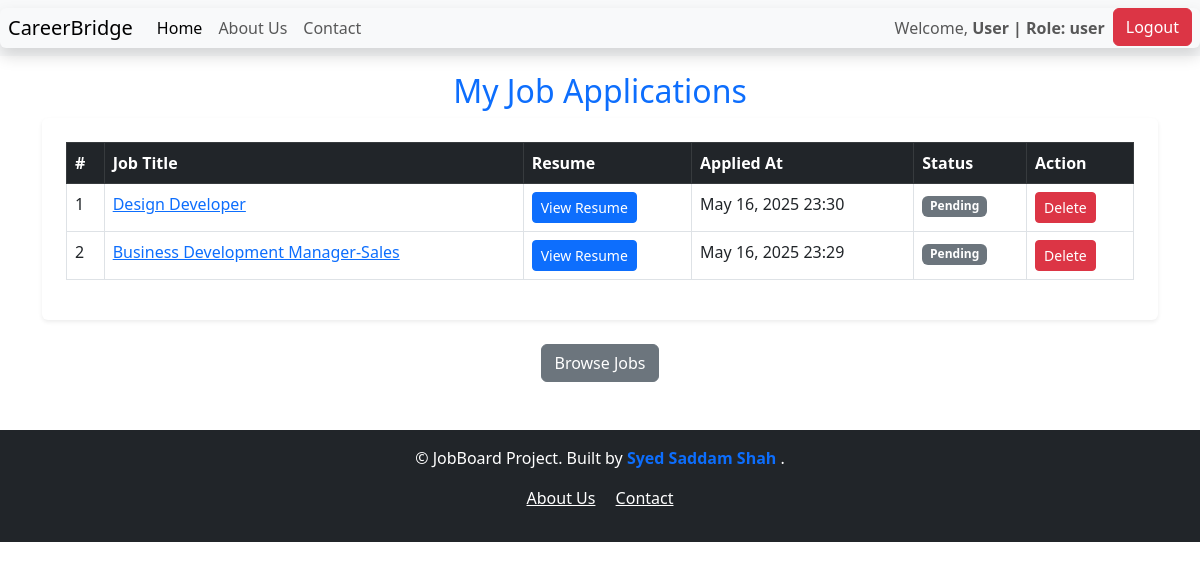
The page /my_applications/ (signed in) on the database its author committed.
### accounts/models.py (models this page shows, shortened)
class UserProfile(models.Model):
    user = models.OneToOneField(User, on_delete=models.CASCADE)
    role = models.CharField(max_length=10, choices=ROLE_CHOICES, default='user')

### job/models.py (models this page shows, shortened)
class JobApplication(models.Model):
    job = models.ForeignKey(Job, on_delete= models.CASCADE)
    user = models.ForeignKey(User, on_delete=models.CASCADE, null= True, blank=True)
    applicant_name = models.CharField(max_length= 100)
    email = models.EmailField()
    resume = models.FileField(upload_to='resumes/%Y/%m/%d/')
    cover_letter = models.TextField()
    applied_at = models.DateTimeField(auto_now_add=True)
    is_shortlisted = models.BooleanField(default=False)
    class Meta:
        ordering = ['-applied_at']
        verbose_name = 'Job Application'
        verbose_name_plural = 'Job Applications'

class Job(models.Model):
    JOB_TYPES = [
        ('Full-time', 'Full-time'),
        ('Part-time', 'Part-time'),
        ('Remote', 'Remote'),
        ('Internship', 'Internship'),
    ]
    title = models.CharField(max_length=200)
    company_name = models.CharField(max_length=200)
    description = models.TextField()
    location = models.CharField(max_length=100)
    salary = models.DecimalField(max_digits=10, decimal_places=2, null= True, blank=True)
    job_type = models.CharField(max_length=20, choices=JOB_TYPES, default='Full-time')
    date_of_posting = models.DateTimeField(auto_now_add= True)
    class Meta:
        ordering = ['-date_of_posting']
        verbose_name = 'Job Posting'
        verbose_name_plural = 'Job Postings'

### job/views.py (the view)
# urls.py: path('my_applications/', views.my_applications, name='my_applications'),
@login_required
def my_applications(request):
    applications = JobApplication.objects.filter(user=request.user)
    return render(request, 'my_applications.html', {'applications': applications})

### job/templates/my_applications.html (shortened to what this page needs)
{% extends 'base.html' %}
{% load static %}
{% block content %}
<div class="container mt-3">
    <h2 class="text-center mb-2 text-primary">My Job Applications</h2>
    {% if applications %}
    <div class="table-responsive bg-white p-4 shadow-sm rounded">
        <table class="table table-bordered table-hover">
            <thead class="table-dark">
                <tr>
                    <th>#</th>
                    <th>Job Title</th>
                    <th>Resume</th>
                    <th>Applied At</th>
                    <th>Status</th>
                    <th>Action</th>
                </tr>
            </thead>
            <tbody>
                {% for application in applications %}
                <tr>
                    <td>{{ forloop.counter }}</td>
                    <td>
                        <a href="{% url 'job_detail' application.job.id %}">
                            {{ application.job.title }}
                        </a>
                    </td>
                    <td>
                        <a href="{{ application.resume.url }}" class="btn btn-primary btn-sm" target="_blank">
                            View Resume
                        </a>
                    </td>
                    <td>{{ application.applied_at|date:"M d, Y H:i" }}</td>
                    <td>
                        {% if application.is_shortlisted %}
                            <span class="badge bg-success">Shortlisted</span>
                        {% else %}
                            <span class="badge bg-secondary">Pending</span>
                        {% endif %}
                    </td>
                    <td>
                        <form method="post" action="{% url 'delete_application' application.id %}" style="display:inline;">
                            <button type="submit" class="btn btn-danger btn-sm" onclick="return confirm('Are you sure you want to delete this application?');">
                                Delete
                            </button>
                        </form>
                    </td>
                </tr>
                {% endfor %}
            </tbody>
        </table>
    </div>
    {% else %}
    <p class="text-center text-muted">You have not applied for any jobs yet.</p>
    {% endif %}
    <div class="text-center mt-4">
        <a href="{% url 'job_list' %}" class="btn btn-secondary">Browse Jobs</a>
    </div>
</div>
{% endblock %}

### job/templates/base.html (shortened to what this page needs)
<!DOCTYPE html>
<html lang="en">
<head>
    <link rel="stylesheet" href="https://cdn.jsdelivr.net/npm/bootstrap@5.3.0/dist/css/bootstrap.min.css">
</head>
<body>
    <nav class="navbar navbar-expand-lg bg-body-tertiary position sticky-top">
        <div class="container-fluid shadow px-2  bg-body-tertiary rounded position-sticky">
            <a class="navbar-brand " href="/"> <img src="" alt="">CareerBridge</a>
            <div class="collapse navbar-collapse" id="navbarNav">
                <ul class="navbar-nav">
                    <li class="nav-item">
                        <a class="nav-link active" aria-current="page" href="/">Home</a>
                    </li>
                    <li class="nav-item">
                        <a class="nav-link" href="{% url 'about_us' %}">About Us</a>
                    </li>
                    <li class="nav-item">
                        <a class="nav-link" href="{% url 'contact' %}">Contact</a>
                    </li>
                </ul>
            </div>
            <ul class="navbar-nav ms-auto">
                {% if user.is_authenticated %}
                    <li class="nav-item">
                        <span class="nav-link">Welcome, <strong>{{ user.username }} | Role: {{ user.userprofile.role }}</strong></span>
                    </li>
                    <li class="nav-item">
                        <a href="{% url 'custom_logout' %}" class="btn btn-danger">Logout</a>
                    </li>
                {% else %}
                    <li class="nav-item">
                        <a href="{% url 'custom_login' %}" class="btn btn-primary">Login</a>
                    </li>
                {% endif %}
            </ul>
        </div>
    </nav>
    {% block content %}
    {% endblock %}
</body>
<footer class="bg-dark text-white text-center py-3 mt-5">
    <p>© {{ year }} JobBoard Project. Built by
        <a href="{% url 'developer' %}" class="text-decoration-none fw-semibold text-primary">
            Syed Saddam Shah
        </a>.
        <div class="container">
                <a href="{% url 'about_us' %}" class="text-white me-3">About Us</a>
                <a href="{% url 'contact' %}" class="text-white">Contact</a>
            </p>
</footer>
</html>

### rows shown on the page
JobApplication: job "Design Developer", applied_at "May 16, 2025 23:30", is_shortlisted "Pending"
JobApplication: job "Business Development Manager-Sales", applied_at "May 16, 2025 23:29", is_shortlisted "Pending"

### other values the page prints
{{ user.username }} "User"
{{ user.userprofile.role }} "user"
